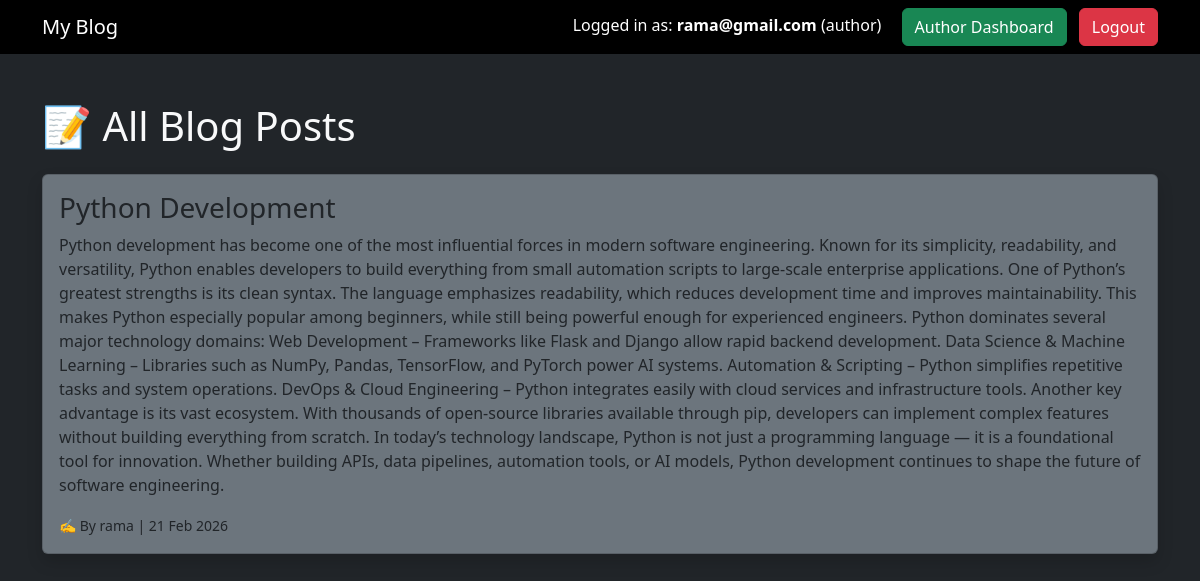
The app's page / (signed in) with its own data.
### models.py (models this page shows)
class User(UserMixin, db.Model):
    id = db.Column(db.Integer, primary_key=True)
    username = db.Column(db.String(100), nullable=False)
    email = db.Column(db.String(120), unique=True, nullable=False)
    password = db.Column(db.String(200), nullable=False)
    role = db.Column(db.String(20), nullable=False)
    posts = db.relationship('Post', backref='author', lazy=True)

class Post(db.Model):
    id = db.Column(db.Integer, primary_key=True)
    title = db.Column(db.String(200))
    content = db.Column(db.Text)
    date = db.Column(db.DateTime, default=datetime.utcnow)
    user_id = db.Column(db.Integer, db.ForeignKey('user.id'))

### routes.py (the view)
@app.route("/")
def home():
    form_login = LoginForm()
    form_register = RegistrationForm()
    if current_user.is_authenticated:
        posts = Post.query.order_by(Post.date.desc()).all()
        return render_template("index.html", posts=posts)
    else:
        return render_template("index.html", posts=None, form_login=form_login,
                               form_register=form_register)

### app.py (called while the page is built)
@login_manager.user_loader
def load_user(user_id):
    return User.query.get(int(user_id))

### templates/index.html (shortened to what this page needs)
{% extends "base.html" %}
{% block content %}
{% if current_user.is_authenticated %}
<h1 class="mb-4">📝 All Blog Posts</h1>
{% for post in posts %}
<div class="card bg-secondary mb-3 shadow">
    <div class="card-body">
        <h3>{{ post.title }}</h3>
        <p>{{ post.content }}</p>
        <small>✍️ By {{ post.author.username }} | {{ post.date.strftime('%d %b %Y') }}</small>
    </div>
</div>
{% else %}
<p>No posts yet</p>
{% endfor %}
{% endif %}
{% endblock %}

### templates/base.html (shortened to what this page needs)
<!DOCTYPE html>
<html>
<head>
    <link href="https://cdn.jsdelivr.net/npm/bootstrap@5.3.2/dist/css/bootstrap.min.css" rel="stylesheet">
</head>
<body class="bg-dark text-light">
    <nav class="navbar navbar-expand-lg navbar-dark bg-black">
        <div class="container">
            <span class="navbar-brand mb-0 h1">My Blog</span>
            <div>
                {% if current_user.is_authenticated %}
                <span class="navbar-text me-3 text-white">
                    Logged in as: <strong>{{ current_user.email }}</strong> ({{ current_user.role }})
                </span>
                {% if current_user.role == "admin" %}
                <a class="btn btn-warning me-2" href="/admin_dashboard">Admin Dashboard</a>
                {% elif current_user.role == "author" %}
                <a class="btn btn-success me-2" href="/author_dashboard">Author Dashboard</a>
                {% elif current_user.role == "user" %}
                <a class="btn btn-primary me-2" href="/user_dashboard">User Dashboard</a>
                {% endif %}
                <a class="btn btn-danger" href="/logout">Logout</a>
                {% endif %}
            </div>
        </div>
    </nav>
    <div class="container mt-5">
        {% block content %}{% endblock %}
    </div>
</body>
</html>

### records on screen
User: email "rama@gmail.com", role "author"
Post: title "Python Development", content "Python development has become one of the most influential forces in modern software engineering. Known for its simplicity, readability, and versatility, Python enables developers to build everything from small automation scripts to large-scale enterprise applications. One of Python’s greatest strengths is its clean syntax. The language emphasizes readability, which reduces development time and improves maintainability. This makes Python especially popular among beginners, while still being powerful enough for experienced engineers. Python dominates several major technology domains: Web Development – Frameworks like Flask and Django allow rapid backend development. Data Science & Machine…", author.username "rama", date "21 Feb 2026"
